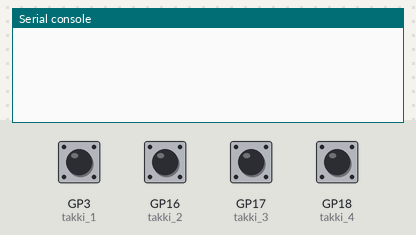
The program below on a simulated Raspberry Pi Pico running MicroPython. Shown: the last lines printed to the serial console. The test bench sets the inputs (shaded band); at power-on: GP3 (takki_1), GP16 (takki_2), GP17 (takki_3), GP18 (takki_4) HIGH.

Above: at 1.2 s.
1.3 s: GP3 (takki_1) pulled LOW for 0.15 s
At 2.1 s:
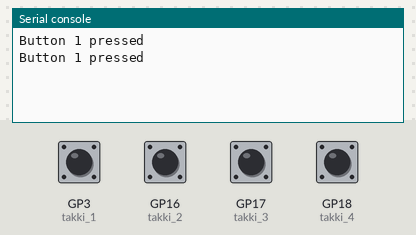
2.9 s: GP16 (takki_2) pulled LOW for 0.15 s
At 3.4 s:
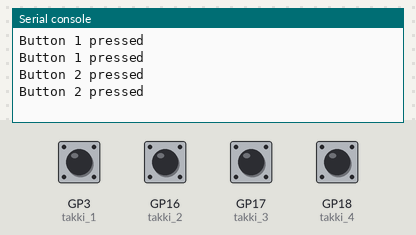
4.5 s: GP17 (takki_3) pulled LOW for 0.15 s
At 5.8 s:
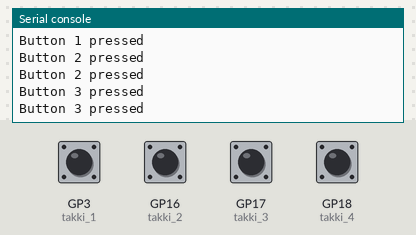
6.1 s: GP18 (takki_4) pulled LOW for 0.15 s
At 7.2 s:
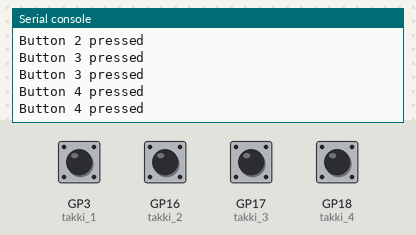
Timing chart, 0 to 8.7 s (numbered marks = the images above; inputs shaded):
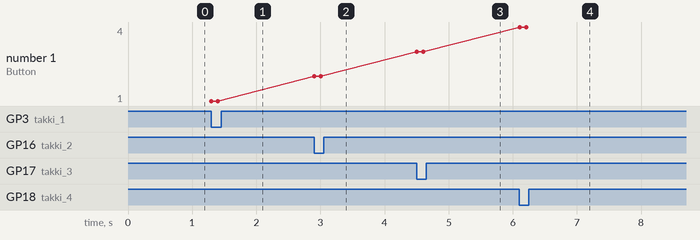

The program:

test.py
```python
from machine import Pin
from time import sleep

# Button pins with pull-up configuration
takki_1 = Pin(3, Pin.IN, Pin.PULL_UP)
takki_2 = Pin(16, Pin.IN, Pin.PULL_UP)
takki_3 = Pin(17, Pin.IN, Pin.PULL_UP)
takki_4 = Pin(18, Pin.IN, Pin.PULL_UP)

buttons = [takki_1, takki_2, takki_3, takki_4]

while True:
    for i, button in enumerate(buttons):
        if not button.value():
            print(f"Button {i+1} pressed")
    sleep(0.1)  # Simple debounce


# grænn 1 og 2

# rauður 4 og 5

# blár 47 48

# gulur 10 11

# buzzer 14
```

Measured:
- after the input at 1.3 s, the serial console: prints a new line at once (image 1)
- after the input at 2.9 s, the serial console: prints a new line at once (image 2)
- after the input at 4.5 s, the serial console: prints a new line at once (image 3)
- after the input at 6.1 s, the serial console: prints a new line at once (image 4)
- plotted number 1: 1 → 2 after the input at 2.9 s, 2 → 3 after the input at 4.5 s, 3 → 4 after the input at 6.1 s
